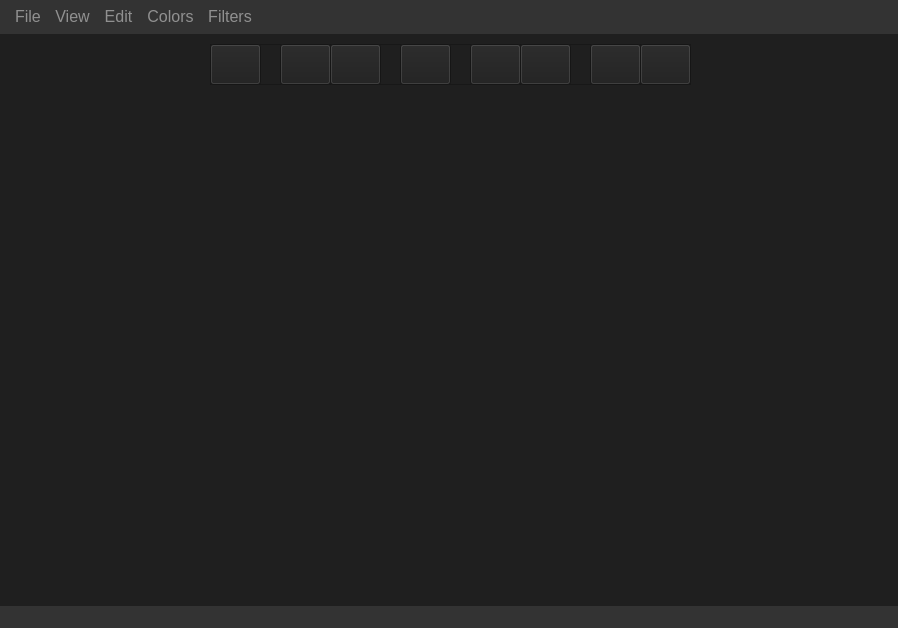
<?xml version="1.0" encoding="UTF-8"?>
<ui version="4.0">
 <class>MainWindow</class>
 <widget class="QMainWindow" name="MainWindow">
  <property name="geometry">
   <rect>
    <x>0</x>
    <y>0</y>
    <width>898</width>
    <height>628</height>
   </rect>
  </property>
  <property name="windowTitle">
   <string>Image Editor</string>
  </property>
  <property name="styleSheet">
   <string notr="true">background-color: #333333; /* Dark grey background color */
color: rgb(144, 144, 144);</string>
  </property>
  <widget class="QWidget" name="centralwidget">
   <property name="styleSheet">
    <string notr="true">background-color: #1F1F1F; /* Darker grey background color */
</string>
   </property>
   <widget class="QWidget" name="verticalLayoutWidget">
    <property name="geometry">
     <rect>
      <x>90</x>
      <y>60</y>
      <width>721</width>
      <height>471</height>
     </rect>
    </property>
    <layout class="QVBoxLayout" name="verticalLayout">
     <item>
      <widget class="QGraphicsView" name="graphicsView">
       <property name="cursor" stdset="0">
        <cursorShape>CrossCursor</cursorShape>
       </property>
       <property name="mouseTracking">
        <bool>false</bool>
       </property>
       <property name="styleSheet">
        <string notr="true">border: none;
background-color: #1F1F1F; /* Darker grey background color */
</string>
       </property>
      </widget>
     </item>
    </layout>
   </widget>
   <widget class="QFrame" name="frame">
    <property name="geometry">
     <rect>
      <x>210</x>
      <y>10</y>
      <width>481</width>
      <height>41</height>
     </rect>
    </property>
    <property name="styleSheet">
     <string notr="true"/>
    </property>
    <property name="frameShape">
     <enum>QFrame::StyledPanel</enum>
    </property>
    <property name="frameShadow">
     <enum>QFrame::Raised</enum>
    </property>
    <widget class="QPushButton" name="newFileButton">
     <property name="geometry">
      <rect>
       <x>0</x>
       <y>0</y>
       <width>51</width>
       <height>41</height>
      </rect>
     </property>
     <property name="cursor">
      <cursorShape>PointingHandCursor</cursorShape>
     </property>
     <property name="toolTip">
      <string>Open Image</string>
     </property>
     <property name="toolTipDuration">
      <number>0</number>
     </property>
     <property name="text">
      <string/>
     </property>
     <property name="icon">
      <iconset resource="icons.qrc">
       <normaloff>:/icons/icons/open.png</normaloff>:/icons/icons/open.png</iconset>
     </property>
     <property name="iconSize">
      <size>
       <width>30</width>
       <height>30</height>
      </size>
     </property>
    </widget>
    <widget class="QPushButton" name="undoButton">
     <property name="geometry">
      <rect>
       <x>70</x>
       <y>0</y>
       <width>51</width>
       <height>41</height>
      </rect>
     </property>
     <property name="cursor">
      <cursorShape>PointingHandCursor</cursorShape>
     </property>
     <property name="toolTip">
      <string>Undo</string>
     </property>
     <property name="toolTipDuration">
      <number>0</number>
     </property>
     <property name="text">
      <string/>
     </property>
     <property name="icon">
      <iconset resource="icons.qrc">
       <normaloff>:/icons/icons/undo.png</normaloff>:/icons/icons/undo.png</iconset>
     </property>
     <property name="iconSize">
      <size>
       <width>30</width>
       <height>30</height>
      </size>
     </property>
    </widget>
    <widget class="QPushButton" name="redoButton">
     <property name="geometry">
      <rect>
       <x>120</x>
       <y>0</y>
       <width>51</width>
       <height>41</height>
      </rect>
     </property>
     <property name="cursor">
      <cursorShape>PointingHandCursor</cursorShape>
     </property>
     <property name="toolTip">
      <string>Redo</string>
     </property>
     <property name="toolTipDuration">
      <number>0</number>
     </property>
     <property name="text">
      <string/>
     </property>
     <property name="icon">
      <iconset resource="icons.qrc">
       <normaloff>:/icons/icons/redo.png</normaloff>:/icons/icons/redo.png</iconset>
     </property>
     <property name="iconSize">
      <size>
       <width>30</width>
       <height>30</height>
      </size>
     </property>
    </widget>
    <widget class="QPushButton" name="rotateClock">
     <property name="geometry">
      <rect>
       <x>380</x>
       <y>0</y>
       <width>51</width>
       <height>41</height>
      </rect>
     </property>
     <property name="cursor">
      <cursorShape>PointingHandCursor</cursorShape>
     </property>
     <property name="toolTip">
      <string>Rotate Clockwise</string>
     </property>
     <property name="toolTipDuration">
      <number>0</number>
     </property>
     <property name="text">
      <string/>
     </property>
     <property name="icon">
      <iconset resource="icons.qrc">
       <normaloff>:/icons/icons/rotateClock.png</normaloff>:/icons/icons/rotateClock.png</iconset>
     </property>
     <property name="iconSize">
      <size>
       <width>25</width>
       <height>25</height>
      </size>
     </property>
    </widget>
    <widget class="QPushButton" name="rotateAnti">
     <property name="geometry">
      <rect>
       <x>430</x>
       <y>0</y>
       <width>51</width>
       <height>41</height>
      </rect>
     </property>
     <property name="cursor">
      <cursorShape>PointingHandCursor</cursorShape>
     </property>
     <property name="toolTip">
      <string>Rotate Anti-Clockwise</string>
     </property>
     <property name="toolTipDuration">
      <number>0</number>
     </property>
     <property name="text">
      <string/>
     </property>
     <property name="icon">
      <iconset resource="icons.qrc">
       <normaloff>:/icons/icons/rotateAnti.png</normaloff>:/icons/icons/rotateAnti.png</iconset>
     </property>
     <property name="iconSize">
      <size>
       <width>25</width>
       <height>25</height>
      </size>
     </property>
    </widget>
    <widget class="QPushButton" name="zoomInButton">
     <property name="geometry">
      <rect>
       <x>260</x>
       <y>0</y>
       <width>51</width>
       <height>41</height>
      </rect>
     </property>
     <property name="cursor">
      <cursorShape>PointingHandCursor</cursorShape>
     </property>
     <property name="toolTip">
      <string>Zoom In</string>
     </property>
     <property name="toolTipDuration">
      <number>0</number>
     </property>
     <property name="text">
      <string/>
     </property>
     <property name="icon">
      <iconset resource="icons.qrc">
       <normaloff>:/icons/icons/zoomIn.png</normaloff>:/icons/icons/zoomIn.png</iconset>
     </property>
     <property name="iconSize">
      <size>
       <width>25</width>
       <height>25</height>
      </size>
     </property>
    </widget>
    <widget class="QPushButton" name="zoomOutButton">
     <property name="geometry">
      <rect>
       <x>310</x>
       <y>0</y>
       <width>51</width>
       <height>41</height>
      </rect>
     </property>
     <property name="cursor">
      <cursorShape>PointingHandCursor</cursorShape>
     </property>
     <property name="toolTip">
      <string>Zoom Out</string>
     </property>
     <property name="toolTipDuration">
      <number>0</number>
     </property>
     <property name="text">
      <string/>
     </property>
     <property name="icon">
      <iconset resource="icons.qrc">
       <normaloff>:/icons/icons/zoomOut.png</normaloff>:/icons/icons/zoomOut.png</iconset>
     </property>
     <property name="iconSize">
      <size>
       <width>25</width>
       <height>25</height>
      </size>
     </property>
    </widget>
    <widget class="QPushButton" name="cropButton">
     <property name="geometry">
      <rect>
       <x>190</x>
       <y>0</y>
       <width>51</width>
       <height>41</height>
      </rect>
     </property>
     <property name="cursor">
      <cursorShape>PointingHandCursor</cursorShape>
     </property>
     <property name="toolTip">
      <string>Crop</string>
     </property>
     <property name="toolTipDuration">
      <number>0</number>
     </property>
     <property name="text">
      <string/>
     </property>
     <property name="icon">
      <iconset resource="icons.qrc">
       <normaloff>:/icons/icons/crop.png</normaloff>:/icons/icons/crop.png</iconset>
     </property>
     <property name="iconSize">
      <size>
       <width>30</width>
       <height>30</height>
      </size>
     </property>
    </widget>
   </widget>
  </widget>
  <widget class="QMenuBar" name="menubar">
   <property name="geometry">
    <rect>
     <x>0</x>
     <y>0</y>
     <width>898</width>
     <height>32</height>
    </rect>
   </property>
   <property name="cursor">
    <cursorShape>PointingHandCursor</cursorShape>
   </property>
   <property name="layoutDirection">
    <enum>Qt::LeftToRight</enum>
   </property>
   <property name="styleSheet">
    <string notr="true">font-family: Arial;
font-size: 16px;
padding: 5px; /* Increase the padding to make the menubar bigger */
</string>
   </property>
   <widget class="QMenu" name="menuFile">
    <property name="cursor">
     <cursorShape>PointingHandCursor</cursorShape>
    </property>
    <property name="styleSheet">
     <string notr="true"/>
    </property>
    <property name="title">
     <string>File</string>
    </property>
    <addaction name="actionOpen"/>
    <addaction name="actionSave"/>
    <addaction name="actionSave_as"/>
   </widget>
   <widget class="QMenu" name="menuEdit">
    <property name="cursor">
     <cursorShape>PointingHandCursor</cursorShape>
    </property>
    <property name="title">
     <string>Edit</string>
    </property>
    <addaction name="actionUndo"/>
    <addaction name="actionRedo"/>
    <addaction name="actionCrop"/>
    <addaction name="actionResize"/>
    <addaction name="actionAdd_Text"/>
   </widget>
   <widget class="QMenu" name="menuFilters">
    <property name="cursor">
     <cursorShape>PointingHandCursor</cursorShape>
    </property>
    <property name="title">
     <string>Filters</string>
    </property>
    <addaction name="actionSharpen"/>
    <addaction name="actionBlur"/>
    <addaction name="actionThreshold"/>
   </widget>
   <widget class="QMenu" name="menuView">
    <property name="cursor">
     <cursorShape>PointingHandCursor</cursorShape>
    </property>
    <property name="title">
     <string>View</string>
    </property>
    <widget class="QMenu" name="menuRotation_2">
     <property name="cursor">
      <cursorShape>PointingHandCursor</cursorShape>
     </property>
     <property name="title">
      <string>Rotation</string>
     </property>
     <addaction name="actionRotate_Clockwise"/>
     <addaction name="actionRotate_Anti"/>
    </widget>
    <widget class="QMenu" name="menuZoom">
     <property name="cursor">
      <cursorShape>PointingHandCursor</cursorShape>
     </property>
     <property name="title">
      <string>Zoom</string>
     </property>
     <addaction name="actionZoom_In"/>
     <addaction name="actionZoom_Out"/>
    </widget>
    <addaction name="menuRotation_2"/>
    <addaction name="menuZoom"/>
   </widget>
   <widget class="QMenu" name="menuColor">
    <property name="cursor">
     <cursorShape>PointingHandCursor</cursorShape>
    </property>
    <property name="styleSheet">
     <string notr="true"/>
    </property>
    <property name="title">
     <string>Colors</string>
    </property>
    <addaction name="actionBrightness"/>
    <addaction name="actionContrast"/>
    <addaction name="actionGray_Scale"/>
    <addaction name="actionWarming"/>
    <addaction name="actionCooling"/>
   </widget>
   <addaction name="menuFile"/>
   <addaction name="menuView"/>
   <addaction name="menuEdit"/>
   <addaction name="menuColor"/>
   <addaction name="menuFilters"/>
  </widget>
  <widget class="QStatusBar" name="statusbar">
   <property name="styleSheet">
    <string notr="true">background-color: #333333; /* Dark grey background color */
color: #FFFFFF; /* White text color */</string>
   </property>
  </widget>
  <action name="actionOpen">
   <property name="text">
    <string>Open</string>
   </property>
  </action>
  <action name="actionCrop">
   <property name="text">
    <string>Crop</string>
   </property>
  </action>
  <action name="actionSave">
   <property name="text">
    <string>Save</string>
   </property>
  </action>
  <action name="actionRotate_Clockwise">
   <property name="text">
    <string>Rotate Clockwise</string>
   </property>
  </action>
  <action name="actionZoom_In">
   <property name="text">
    <string>Zoom In</string>
   </property>
  </action>
  <action name="actionZoom_Out">
   <property name="text">
    <string>Zoom Out</string>
   </property>
  </action>
  <action name="actionUndo">
   <property name="text">
    <string>Undo</string>
   </property>
  </action>
  <action name="actionRedo">
   <property name="text">
    <string>Redo</string>
   </property>
  </action>
  <action name="actionResize">
   <property name="text">
    <string>Resize</string>
   </property>
  </action>
  <action name="actionContrast">
   <property name="text">
    <string>Contrast</string>
   </property>
  </action>
  <action name="actionBrightness">
   <property name="text">
    <string>Brightness</string>
   </property>
  </action>
  <action name="actionSharpen">
   <property name="text">
    <string>Sharpen</string>
   </property>
  </action>
  <action name="actionBlur">
   <property name="text">
    <string>Blur</string>
   </property>
  </action>
  <action name="actionRotate_Anti">
   <property name="text">
    <string>Rotate Anti</string>
   </property>
  </action>
  <action name="actionSave_as">
   <property name="text">
    <string>Save as</string>
   </property>
  </action>
  <action name="actionGray_Scale">
   <property name="text">
    <string>Gray Scale</string>
   </property>
  </action>
  <action name="actionWarming">
   <property name="text">
    <string>Warming</string>
   </property>
  </action>
  <action name="actionCooling">
   <property name="text">
    <string>Cooling</string>
   </property>
  </action>
  <action name="actionThreshold">
   <property name="text">
    <string>Threshold</string>
   </property>
  </action>
  <action name="actionAdd_Text">
   <property name="text">
    <string>Add Text</string>
   </property>
  </action>
 </widget>
 <resources>
  <include location="icons.qrc"/>
 </resources>
 <connections>
  <connection>
   <sender>newFileButton</sender>
   <signal>clicked()</signal>
   <receiver>actionOpen</receiver>
   <slot>trigger()</slot>
   <hints>
    <hint type="sourcelabel">
     <x>355</x>
     <y>62</y>
    </hint>
    <hint type="destinationlabel">
     <x>355</x>
     <y>62</y>
    </hint>
   </hints>
  </connection>
  <connection>
   <sender>undoButton</sender>
   <signal>clicked()</signal>
   <receiver>actionUndo</receiver>
   <slot>trigger()</slot>
   <hints>
    <hint type="sourcelabel">
     <x>165</x>
     <y>62</y>
    </hint>
    <hint type="destinationlabel">
     <x>-1</x>
     <y>-1</y>
    </hint>
   </hints>
  </connection>
  <connection>
   <sender>redoButton</sender>
   <signal>clicked()</signal>
   <receiver>actionRedo</receiver>
   <slot>trigger()</slot>
   <hints>
    <hint type="sourcelabel">
     <x>215</x>
     <y>62</y>
    </hint>
    <hint type="destinationlabel">
     <x>-1</x>
     <y>-1</y>
    </hint>
   </hints>
  </connection>
  <connection>
   <sender>rotateClock</sender>
   <signal>clicked()</signal>
   <receiver>actionRotate_Clockwise</receiver>
   <slot>trigger()</slot>
   <hints>
    <hint type="sourcelabel">
     <x>265</x>
     <y>62</y>
    </hint>
    <hint type="destinationlabel">
     <x>-1</x>
     <y>-1</y>
    </hint>
   </hints>
  </connection>
  <connection>
   <sender>rotateAnti</sender>
   <signal>clicked()</signal>
   <receiver>actionRotate_Anti</receiver>
   <slot>trigger()</slot>
   <hints>
    <hint type="sourcelabel">
     <x>315</x>
     <y>62</y>
    </hint>
    <hint type="destinationlabel">
     <x>-1</x>
     <y>-1</y>
    </hint>
   </hints>
  </connection>
  <connection>
   <sender>zoomInButton</sender>
   <signal>clicked()</signal>
   <receiver>actionZoom_In</receiver>
   <slot>trigger()</slot>
   <hints>
    <hint type="sourcelabel">
     <x>365</x>
     <y>62</y>
    </hint>
    <hint type="destinationlabel">
     <x>-1</x>
     <y>-1</y>
    </hint>
   </hints>
  </connection>
  <connection>
   <sender>zoomOutButton</sender>
   <signal>clicked()</signal>
   <receiver>actionZoom_Out</receiver>
   <slot>trigger()</slot>
   <hints>
    <hint type="sourcelabel">
     <x>415</x>
     <y>62</y>
    </hint>
    <hint type="destinationlabel">
     <x>365</x>
     <y>62</y>
    </hint>
   </hints>
  </connection>
  <connection>
   <sender>cropButton</sender>
   <signal>clicked()</signal>
   <receiver>actionCrop</receiver>
   <slot>trigger()</slot>
   <hints>
    <hint type="sourcelabel">
     <x>465</x>
     <y>62</y>
    </hint>
    <hint type="destinationlabel">
     <x>-1</x>
     <y>-1</y>
    </hint>
   </hints>
  </connection>
 </connections>
</ui>
